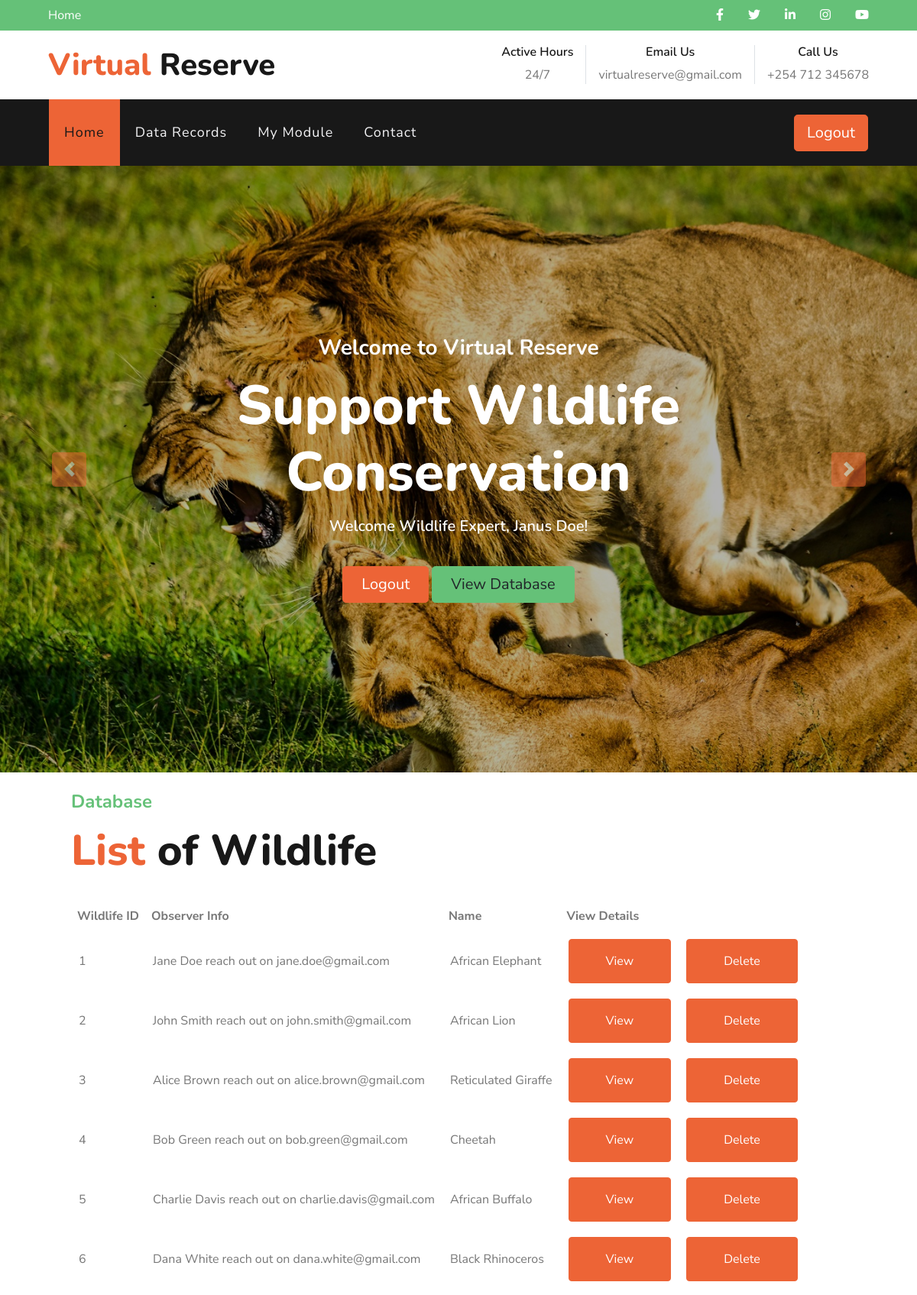
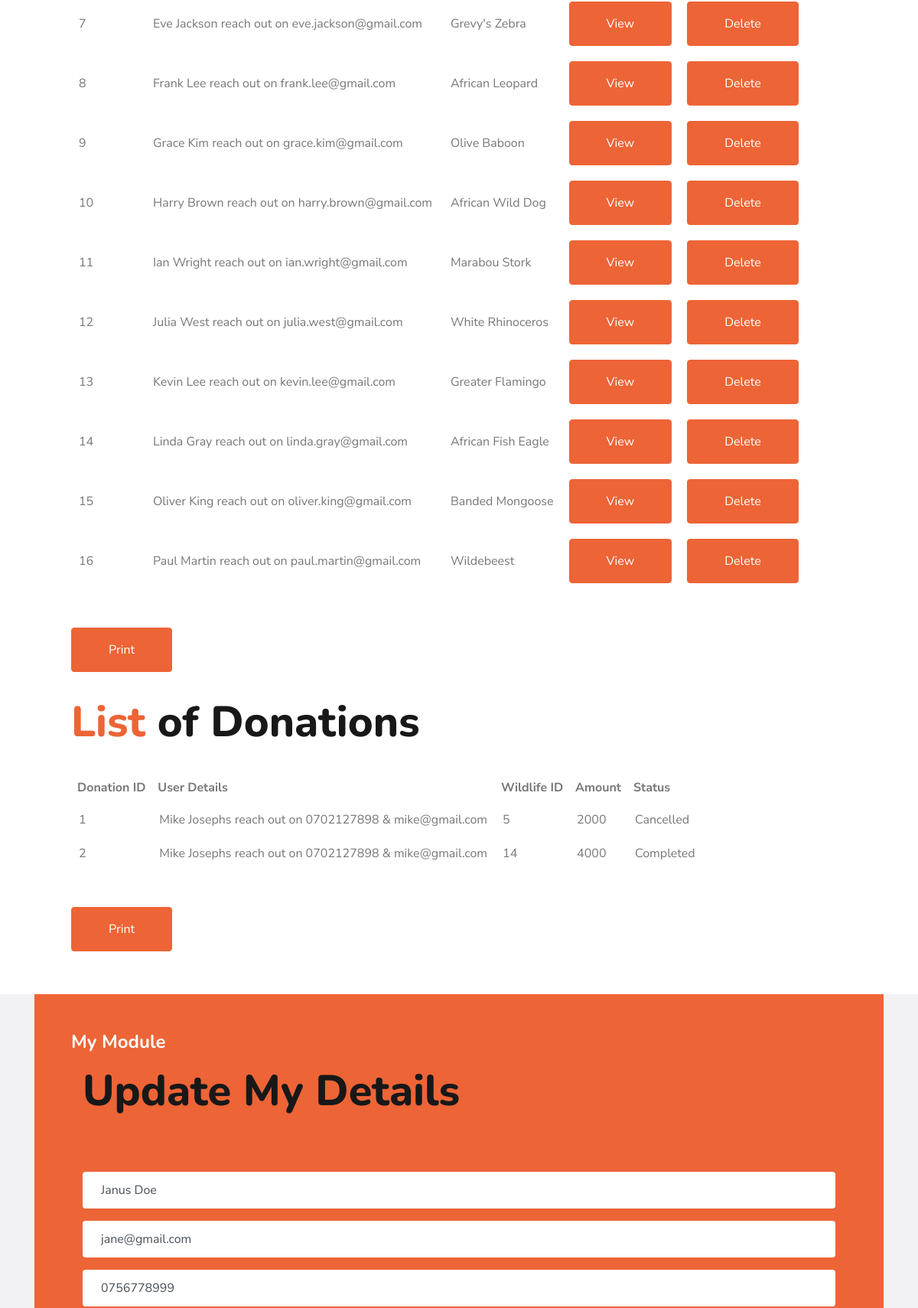
The app's page /index1.php (signed in, upper part) with its own data (2 pictures, top to bottom).
### tables this page shows
CREATE TABLE `users` (
  `User_ID` int(11) NOT NULL,
  `Fullname` text NOT NULL,
  `Phone_Number` text NOT NULL,
  `Email_Address` text NOT NULL,
  `Password` text NOT NULL,
  `User_Type` text NOT NULL
);

CREATE TABLE `wildlife` (
  `wildlife_id` int(11) NOT NULL,
  `common_name` varchar(255) NOT NULL,
  `scientific_name` varchar(255) NOT NULL,
  `kingdom` varchar(255) DEFAULT NULL,
  `phylum` varchar(255) DEFAULT NULL,
  `class` varchar(255) DEFAULT NULL,
  `order_name` varchar(255) DEFAULT NULL,
  `family` varchar(255) DEFAULT NULL,
  `genus` varchar(255) DEFAULT NULL,
  `species` varchar(255) DEFAULT NULL,
  `subspecies` varchar(255) DEFAULT NULL,
  `conservation_status` varchar(255) DEFAULT NULL,
  `description` text DEFAULT NULL,
  `habitat` varchar(255) DEFAULT NULL,
  `region` varchar(255) DEFAULT NULL,
  `country` varchar(255) DEFAULT NULL,
  `locale_description` text DEFAULT NULL,
  `latitude` decimal(9,6) DEFAULT NULL,
  `longitude` decimal(9,6) DEFAULT NULL,
  `habitat_type` varchar(255) DEFAULT NULL,
  `observation_date` datetime DEFAULT NULL,
  `number_observed` int(11) DEFAULT NULL,
  `behavior` text DEFAULT NULL,
  `environmental_conditions` text DEFAULT NULL,
  `observation_method` varchar(255) DEFAULT NULL,
  `observer_name` varchar(255) DEFAULT NULL,
  `observer_affiliation` varchar(255) DEFAULT NULL,
  `observer_contact_info` varchar(255) DEFAULT NULL,
  `age` varchar(255) DEFAULT NULL,
  `sex` varchar(255) DEFAULT NULL,
  `weight` decimal(5,2) DEFAULT NULL,
  `length` decimal(5,2) DEFAULT NULL,
  `health_status` text DEFAULT NULL,
  `breeding_season` varchar(255) DEFAULT NULL,
  `mating_behaviors` text DEFAULT NULL,
  `nesting_sites` text DEFAULT NULL,
  `number_of_offspring` int(11) DEFAULT NULL,
  `offspring_survival_rate` decimal(5,2) DEFAULT NULL,
  `primary_diet` varchar(255) DEFAULT NULL,
  `specific_food_items` text DEFAULT NULL,
  `feeding_times` text DEFAULT NULL,
  `natural_predators` text DEFAULT NULL,
  `human_threats` text DEFAULT NULL,
  `other_threats` text DEFAULT NULL,
  `protected_areas` text DEFAULT NULL,
  `conservation_programs` text DEFAULT NULL,
  `reintroduction_programs` text DEFAULT NULL,
  `multimedia_type` varchar(255) DEFAULT NULL,
  `multimedia_file_path` varchar(255) DEFAULT NULL
);

CREATE TABLE `donation` (
  `Donation_ID` int(11) NOT NULL,
  `User_ID` int(11) NOT NULL,
  `Wildlife_ID` text NOT NULL,
  `Amount` int(11) NOT NULL,
  `Status` text NOT NULL DEFAULT 'Pending'
);

### index1.php (the view, shortened to what this page needs)
<?php
require_once 'php/connection.php';
if (!isset($_SESSION['username'])) {
    header("Location: index.html");
}else{
  $filter = $_SESSION['username'];
  $query=mysqli_query($conn,"SELECT * FROM `users` WHERE `User_ID`='$filter'")or die(mysqli_error());
  $row1=mysqli_fetch_array($query);
}
?>
<!DOCTYPE html>
<html lang="en">
<head>
    <link href="https://cdnjs.cloudflare.com/ajax/libs/font-awesome/5.10.0/css/all.min.css" rel="stylesheet">
    <link href="lib/flaticon/font/flaticon.css" rel="stylesheet">
    <link href="lib/owlcarousel/assets/owl.carousel.min.css" rel="stylesheet">
    <link href="lib/tempusdominus/css/tempusdominus-bootstrap-4.min.css" rel="stylesheet" />
    <link href="css/style.css" rel="stylesheet">
</head>
<body>
    <div class="container-fluid">
        <div class="row bg-secondary py-2 px-lg-5">
            <div class="col-lg-6 text-center text-lg-left mb-2 mb-lg-0">
                <div class="d-inline-flex align-items-center">
                    <a class="text-white pr-3" href="">Home</a>
                </div>
            </div>
            <div class="col-lg-6 text-center text-lg-right">
                <div class="d-inline-flex align-items-center">
                    <a class="text-white px-3" href="">
                        <i class="fab fa-facebook-f"></i>
                    </a>
                    <a class="text-white px-3" href="">
                        <i class="fab fa-twitter"></i>
                    </a>
                    <a class="text-white px-3" href="">
                        <i class="fab fa-linkedin-in"></i>
                    </a>
                    <a class="text-white px-3" href="">
                        <i class="fab fa-instagram"></i>
                    </a>
                    <a class="text-white pl-3" href="">
                        <i class="fab fa-youtube"></i>
                    </a>
                </div>
            </div>
        </div>
        <div class="row py-3 px-lg-5">
            <div class="col-lg-4">
                <a href="" class="navbar-brand d-none d-lg-block">
                    <h1 class="m-0 display-5 text-capitalize"><span class="text-primary">Virtual</span> Reserve</h1>
                </a>
            </div>
            <div class="col-lg-8 text-center text-lg-right">
                <div class="d-inline-flex align-items-center">
                    <div class="d-inline-flex flex-column text-center pr-3 border-right">
                        <h6>Active Hours</h6>
                        <p class="m-0">24/7</p>
                    </div>
                    <div class="d-inline-flex flex-column text-center px-3 border-right">
                        <h6>Email Us</h6>
                        <p class="m-0">virtualreserve@gmail.com</p>
                    </div>
                    <div class="d-inline-flex flex-column text-center pl-3">
                        <h6>Call Us</h6>
                        <p class="m-0">+254 712 345678</p>
                    </div>
                </div>
            </div>
        </div>
    </div>
    <div class="container-fluid p-0">
        <nav class="navbar navbar-expand-lg bg-dark navbar-dark py-3 py-lg-0 px-lg-5">
            <div class="collapse navbar-collapse justify-content-between px-3" id="navbarCollapse">
                <div class="navbar-nav mr-auto py-0">
                    <a href="index1.php" class="nav-item nav-link active">Home</a>
                    <a href="#data" class="nav-item nav-link">Data Records</a>
                    <a href="#mod" class="nav-item nav-link">My Module</a>
                    <a href="#contact" class="nav-item nav-link">Contact</a>
                </div>
                <a href="php/logout.php" class="btn btn-lg btn-primary px-3 d-none d-lg-block">Logout</a>
            </div>
        </nav>
    </div>
    <div class="container-fluid p-0">
        <div id="header-carousel" class="carousel slide" data-ride="carousel">
            <div class="carousel-inner">
                <div class="carousel-item active">
                    <img class="w-100" src="img/c1.jpg" alt="Image">
                    <div class="carousel-caption d-flex flex-column align-items-center justify-content-center">
                        <div class="p-3" style="max-width: 900px;">
<h3 class="text-white mb-3 d-none d-sm-block">Welcome to Virtual Reserve</h3>
<h1 class="display-3 text-white mb-3">Support Wildlife Conservation</h1>
<h5 class="text-white mb-3 d-none d-sm-block">Welcome <?php echo $row1['User_Type']; ?>, <?php echo $row1['Fullname']; ?>!</h5>
<a href="php/logout.php" class="btn btn-lg btn-primary mt-3 mt-md-4 px-4">Logout</a>
<a href="#data" class="btn btn-lg btn-secondary mt-3 mt-md-4 px-4">View Database</a>
                        </div>
                    </div>
                </div>
            </div>
            <a class="carousel-control-prev" href="#header-carousel" data-slide="prev">
                <div class="btn btn-primary rounded" style="width: 45px; height: 45px;">
                    <span class="carousel-control-prev-icon mb-n2"></span>
                </div>
            </a>
            <a class="carousel-control-next" href="#header-carousel" data-slide="next">
                <div class="btn btn-primary rounded" style="width: 45px; height: 45px;">
                    <span class="carousel-control-next-icon mb-n2"></span>
                </div>
            </a>
        </div>
    </div>
    <div class="container" id="data">
        <div class="rw align-items-center">
            <div class="col-lg-12 py-5 py-lg-0 px-3 px-lg-5">
                <br>
                <h4 class="text-secondary mb-3">Database</h4>
                <h1 class="display-4 mb-4"><span class="text-primary">List</span> of Wildlife</h1>
                <div class="row py-2">
                    <div class="col-12">
                        <div class="d-flex align-items-center">
                            <br>
                              <table id="printTable">
<tr style="text-align: left;
  padding: 8px;">
<th style="text-align: left;
  padding: 8px;">Wildlife ID</th>
<th style="text-align: left;
  padding: 8px;">Observer Info</th>
  <th style="text-align: left;
  padding: 8px;">Name</th>
 <th style="text-align: left;
  padding: 8px;">View Details</th>
   <th style="text-align: left; padding: 8px;"></th>
</tr>
<?php
$sql = "SELECT * FROM `wildlife`";
$result = $conn->query($sql);
if ($result->num_rows > 0) {
while($row = $result->fetch_assoc()) {
?>
<tr>
<td><?php echo($row["wildlife_id"]); ?></td>
<td><?php echo($row["observer_name"]); ?> reach out on <?php echo($row["observer_contact_info"]); ?></td>
<td><?php echo($row["common_name"]); ?></td>
<td><button id="viewbtn" class="btn btn-primary py-3 px-5" onclick="return confirm('Are you sure that you want to view this wildlife?')?window.location.href='php/functions.php?action=viewW&id=<?php echo($row["wildlife_id"]); ?>':true;" title='View Wildlife'>View</button></td>
<td><button id="delbtn" class="btn btn-primary py-3 px-5" onclick="return confirm('Are you sure that you want to delete this wildlife?')?window.location.href='php/functions.php?action=deleteU&id=<?php echo($row["wildlife_id"]); ?>':true;" title='Delete Wildlife'>Delete</button></td>
</tr>
<?php
}
} else { echo "No results"; }
?>
</table>
                        </div>
                                                    <br>
                            <br>
                            <button class="btn btn-primary py-3 px-5" onclick="printData();">Print</button>
                    </div>
                </div>
            </div>
            <div class="col-lg-12 py-5 py-lg-0 px-3 px-lg-5">
                <br>
                <h1 class="display-4 mb-4"><span class="text-primary">List</span> of Donations</h1>
                <div class="row py-2">
                    <div class="col-12">
                        <div class="d-flex align-items-center">
                            <br>
                              <table id="printTable1">
<tr style="text-align: left;
  padding: 8px;">
<th style="text-align: left;
  padding: 8px;">Donation ID</th>
<th style="text-align: left;
  padding: 8px;">User Details</th>
  <th style="text-align: left;
  padding: 8px;">Wildlife ID</th>
 <th style="text-align: left;
  padding: 8px;">Amount</th>
  <th style="text-align: left;
  padding: 8px;">Status</th>
   <th style="text-align: left; padding: 8px;"></th>
</tr>
<?php
$sql = "SELECT `donation`.`Donation_ID`, `donation`.`User_ID`, `donation`.`Wildlife_ID`, `donation`.`Amount`, `donation`.`Status`, `users`.`Fullname`, `users`.`Phone_Number`, `users`.`Email_Address` FROM `donation` JOIN `users` ON `donation`.`User_ID` = `users`.`User_ID`";
$result = $conn->query($sql);
if ($result->num_rows > 0) {
while($row = $result->fetch_assoc()) {
?>
<tr>
<td><?php echo($row["Donation_ID"]); ?></td>
<td><?php echo($row["Fullname"]); ?> reach out on <?php echo($row["Phone_Number"]); ?> & <?php echo($row["Email_Address"]); ?></td>
<td><?php echo($row["Wildlife_ID"]); ?></td>
<td><?php echo($row["Amount"]); ?></td>
<td><?php echo($row["Status"]); ?></td>
<?php
if ($row["Status"] == "Completed" || $row["Status"] == "Cancelled") {
?>
<td></td>
<?php
}else{
?>
<td><button id="delbtn1" class="btn btn-primary py-3 px-5" onclick="return confirm('Are you sure that you want to complete this donation?')?window.location.href='php/functions.php?action=completeD&id=<?php echo($row["Donation_ID"]); ?>':true;" title='Complete Donation'>Complete</button></td>
<?php
}
?>
</tr>
<?php
}
} else { echo "No results"; }
?>
</table>
                        </div>
                                                    <br>
                            <br>
                            <button class="btn btn-primary py-3 px-5" onclick="printData1();">Print</button>
                    </div>
                </div>
            </div>
        </div>
    </div>
    <br>
    <br>
    <div class="container-fluid bg-light" id="mod">
        <div class="container">
            <div class="row align-items-center">
                <div class="col-lg-12">
                    <div class="bg-primary py-5 px-4 px-sm-5">
                                            <h4 class="mb-3" style="color: white;">My Module</h4>
                    <div class="col-lg-12">
                    <h1 class="display-4 mb-4">Update My Details</h1>
                        <form class="py-5" name="" method="POST" action="php/functions.php">
                            <div class="form-group">
                                <input type="text" class="form-control border-0 p-4" value="<?php echo $row1['Fullname']; ?>" placeholder="Your Name" name="fname" required="required" />
                            </div>
                            <div class="form-group">
                                <input type="email" name="email" class="form-control border-0 p-4" value="<?php echo $row1['Email_Address']; ?>" placeholder="Your Email" required="required" />
                            </div>
                            <div class="form-group">
                                <input type="text" name="phone" minlength="13" class="form-control border-0 p-4" value="<?php echo $row1['Phone_Number']; ?>" placeholder="Your Phone Number" required="required" />
                            </div>
                        </form>
                    </div>
                    </div>
                </div>
            </div>
        </div>
    </div>
</body>
</html>

### index1.php (style rules this page uses)
table { align-items: center; }
th, tr, td { padding: 10px 10px; }

### records on screen
users: User_Type "Wildlife Expert", Fullname "Janus Doe", fname "Janus Doe", email "jane@gmail.com", phone "0756778999"
wildlife: wildlife_id "1", observer_name "Jane Doe", observer_contact_info "jane.doe@gmail.com", common_name "African Elephant"
wildlife: wildlife_id "2", observer_name "John Smith", observer_contact_info "john.smith@gmail.com", common_name "African Lion"
wildlife: wildlife_id "3", observer_name "Alice Brown", observer_contact_info "alice.brown@gmail.com", common_name "Reticulated Giraffe"
wildlife: wildlife_id "4", observer_name "Bob Green", observer_contact_info "bob.green@gmail.com", common_name "Cheetah"
wildlife: wildlife_id "5", observer_name "Charlie Davis", observer_contact_info "charlie.davis@gmail.com", common_name "African Buffalo"
wildlife: wildlife_id "6", observer_name "Dana White", observer_contact_info "dana.white@gmail.com", common_name "Black Rhinoceros"
wildlife: wildlife_id "7", observer_name "Eve Jackson", observer_contact_info "eve.jackson@gmail.com", common_name "Grevy's Zebra"
wildlife: wildlife_id "8", observer_name "Frank Lee", observer_contact_info "frank.lee@gmail.com", common_name "African Leopard"
wildlife: wildlife_id "9", observer_name "Grace Kim", observer_contact_info "grace.kim@gmail.com", common_name "Olive Baboon"
wildlife: wildlife_id "10", observer_name "Harry Brown", observer_contact_info "harry.brown@gmail.com", common_name "African Wild Dog"
wildlife: wildlife_id "11", observer_name "Ian Wright", observer_contact_info "ian.wright@gmail.com", common_name "Marabou Stork"
wildlife: wildlife_id "12", observer_name "Julia West", observer_contact_info "julia.west@gmail.com", common_name "White Rhinoceros"
wildlife: wildlife_id "13", observer_name "Kevin Lee", observer_contact_info "kevin.lee@gmail.com", common_name "Greater Flamingo"
wildlife: wildlife_id "14", observer_name "Linda Gray", observer_contact_info "linda.gray@gmail.com", common_name "African Fish Eagle"
wildlife: wildlife_id "15", observer_name "Oliver King", observer_contact_info "oliver.king@gmail.com", common_name "Banded Mongoose"
wildlife: wildlife_id "16", observer_name "Paul Martin", observer_contact_info "paul.martin@gmail.com", common_name "Wildebeest"
donation: Donation_ID "1", User_ID.Fullname "Mike Josephs", User_ID.Phone_Number "0702127898", User_ID.Email_Address "mike@gmail.com", Wildlife_ID "5", Amount "2000", Status "Cancelled"
donation: Donation_ID "2", User_ID.Fullname "Mike Josephs", User_ID.Phone_Number "0702127898", User_ID.Email_Address "mike@gmail.com", Wildlife_ID "14", Amount "4000", Status "Completed"
